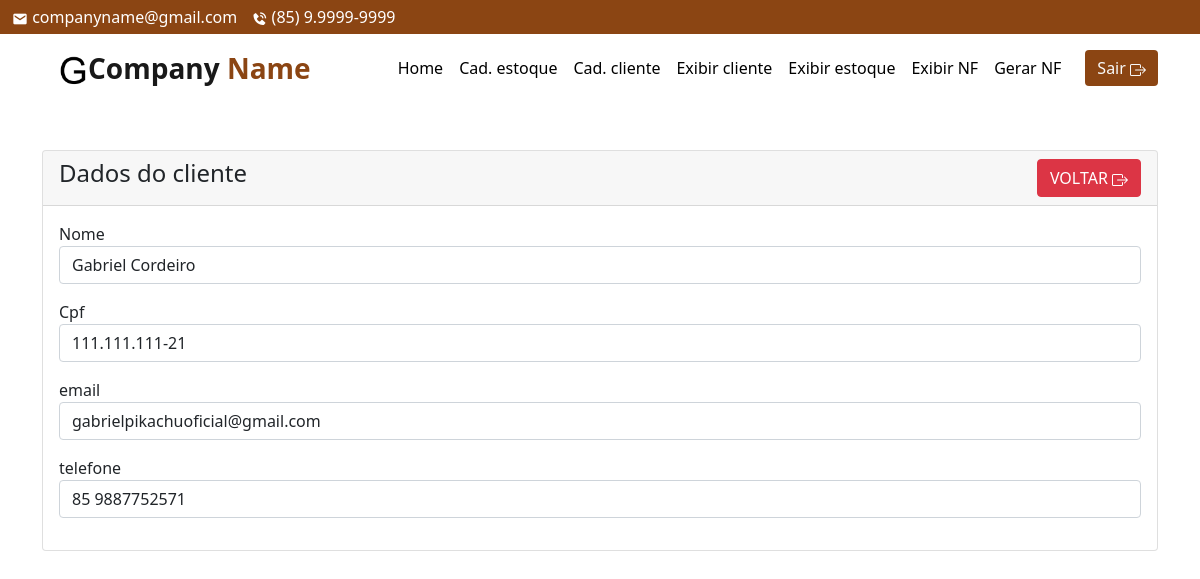
/adm/cliente-view.php?id=2 (signed in), run on the app's committed database.
### tables this page shows
CREATE TABLE `cliente` (
  `id` int(11) NOT NULL,
  `nome` varchar(95) NOT NULL,
  `cpf` varchar(14) DEFAULT NULL,
  `email` varchar(97) NOT NULL,
  `telefone` varchar(25) NOT NULL
);

### adm/cliente-view.php (the view, shortened to what this page needs)
<!doctype html>
<html lang="pt-BR">
  <head>
    <link href="https://cdn.jsdelivr.net/npm/bootstrap@5.1.3/dist/css/bootstrap.min.css" rel="stylesheet">
</head>
<body>
<?php include './includes/navbar_modal.php'?>
    <div class="container mt-5">
        <div class="row">
            <div class="col-md-12">
                <div class="card">
                    <div class="card-header">
                        <h4>Dados do cliente
                            <a href="exibir_cliente.php" class="btn btn-danger float-end">
                                VOLTAR
                            </a>
                        </h4>
                    </div>
                    <div class="card-body">
                        <?php
                        require '../dbcon.php';
                        if(isset($_GET['id']))
                        {
                            $student_id = mysqli_real_escape_string($mysqli, $_GET['id']);
                            $query = "SELECT * FROM cliente WHERE id='$student_id' ";
                            $query_run = mysqli_query($mysqli, $query);
                            if(mysqli_num_rows($query_run) > 0)
                            {
                                $student = mysqli_fetch_array($query_run);
                                ?>
                                    <div class="mb-3">
                                        <label>Nome</label>
                                        <p class="form-control">
                                            <?=$student['nome'];?>
                                        </p>
                                    </div>
                                    <div class="mb-3">
                                        <label>Cpf</label>
                                        <p class="form-control">
                                            <?=$student['cpf'];?>
                                        </p>
                                    </div>
                                    <div class="mb-3">
                                        <label>email</label>
                                        <p class="form-control">
                                            <?=$student['email'];?>
                                        </p>
                                    </div>
                                    <div class="mb-3">
                                        <label>telefone</label>
                                        <p class="form-control">
                                            <?=$student['telefone'];?>
                                        </p>
                                    </div>
                                <?php
                            }
                            else
                            {
                                echo "<h4>Nenhum ID encontrado</h4>";
                            }
                        }
                        ?>
                    </div>
                </div>
            </div>
        </div>
    </div>
</body>
</html>

### data on the page
cliente: nome "Gabriel Cordeiro", cpf "111.111.111-21", email "gabrielpikachuoficial@gmail.com", telefone "85 9887752571"
